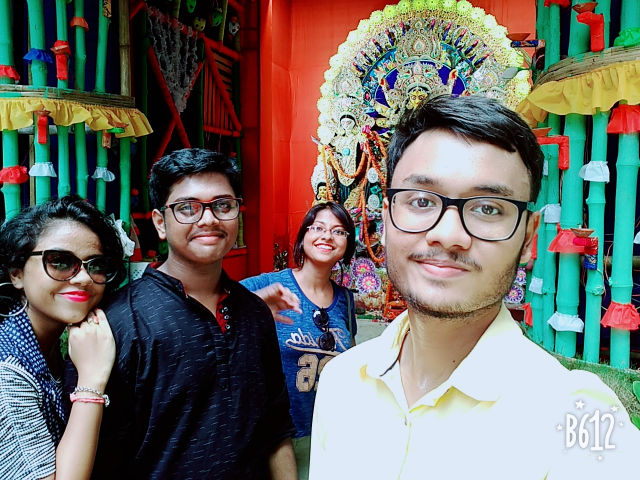
#> input picture IMG-20191005-WA0177.jpg, 1280 x 960 px (shown at 1/2 size)
$ python main.py
#> lines starting #> are read from the running program, lines starting #| are printed output that depends on the picture; after the words box and inside, x2 and y2 are one past the last pixel; in counts of white or black regions, pixels touching at a corner belong together
import cv2
face_detect=cv2.CascadeClassifier("haarcascade_frontalface_default.xml")
img=cv2.imread("IMG-20191005-WA0177.jpg",1)
#> img is the input picture: shape (960, 1280, 3); mean B, G, R 103.5, 109, 110.5
faces=face_detect.detectMultiScale(img,scaleFactor=1.1,minNeighbors=5)
#> faces = [[1218, 597, 55, 55], [612, 425, 86, 86], [581, 710, 62, 62], [327, 348, 168, 168], [62, 460, 178, 178], [737, 270, 355, 355]]
for (x,y,h,w) in faces:
    cv2.rectangle(img,(x,y),(x+w,y+h),(0,455,0),3)
#> this loop made 6 passes
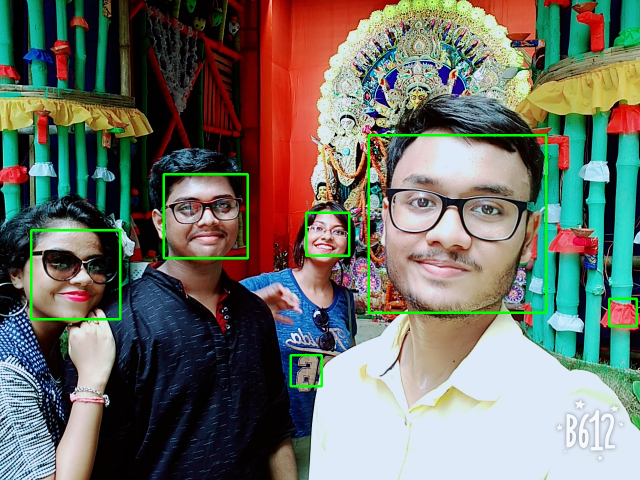
#> img: shape (960, 1280, 3) (shown at 1/2 size); 1.47% of pixels changed, all inside (x1, y1, x2, y2) = (60, 268, 1276, 775)
cv2.imshow("Window",img)
cv2.waitKey(0)
cv2.destroyAllWindows()
